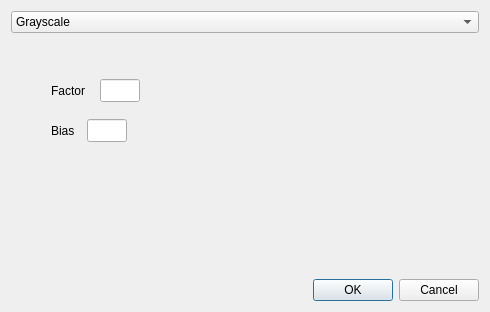
<?xml version="1.0" encoding="UTF-8"?>
<ui version="4.0">
 <class>AddFilterDialog</class>
 <widget class="QDialog" name="AddFilterDialog">
  <property name="windowModality">
   <enum>Qt::ApplicationModal</enum>
  </property>
  <property name="geometry">
   <rect>
    <x>0</x>
    <y>0</y>
    <width>490</width>
    <height>312</height>
   </rect>
  </property>
  <property name="windowTitle">
   <string>Dialog</string>
  </property>
  <layout class="QGridLayout" name="gridLayout">
   <item row="0" column="0">
    <layout class="QVBoxLayout" name="verticalLayout">
     <item>
      <widget class="QComboBox" name="comboBox">
       <item>
        <property name="text">
         <string>Grayscale</string>
        </property>
       </item>
       <item>
        <property name="text">
         <string>Sepia</string>
        </property>
       </item>
       <item>
        <property name="text">
         <string>Color Inversion</string>
        </property>
       </item>
       <item>
        <property name="text">
         <string>Transformation</string>
        </property>
       </item>
       <item>
        <property name="text">
         <string>Convolution 2D</string>
        </property>
       </item>
       <item>
        <property name="text">
         <string>Separable Convolution 2D</string>
        </property>
       </item>
       <item>
        <property name="text">
         <string>Sobel Operator</string>
        </property>
       </item>
       <item>
        <property name="text">
         <string>Embossing</string>
        </property>
       </item>
       <item>
        <property name="text">
         <string>Difference of Gaussians</string>
        </property>
       </item>
      </widget>
     </item>
     <item>
      <widget class="QStackedWidget" name="stackedWidget">
       <property name="currentIndex">
        <number>8</number>
       </property>
       <widget class="QWidget" name="pgGrayscale">
        <layout class="QGridLayout" name="gridLayout_2">
         <item row="0" column="0">
          <widget class="QLabel" name="label_2">
           <property name="text">
            <string>Grayscale filter accepts no additional arguments.</string>
           </property>
          </widget>
         </item>
        </layout>
       </widget>
       <widget class="QWidget" name="pgSepia">
        <layout class="QGridLayout" name="gridLayout_4">
         <item row="0" column="0">
          <widget class="QLabel" name="label_3">
           <property name="text">
            <string>Sepia filter accepts no additional arguments.</string>
           </property>
          </widget>
         </item>
        </layout>
       </widget>
       <widget class="QWidget" name="pgColorInvert">
        <layout class="QGridLayout" name="gridLayout_5">
         <item row="0" column="0">
          <widget class="QLabel" name="label_4">
           <property name="text">
            <string>Color inversion filter accepts no additional arguments.</string>
           </property>
          </widget>
         </item>
        </layout>
       </widget>
       <widget class="QWidget" name="psTransform">
        <layout class="QGridLayout" name="gridLayout_3">
         <item row="1" column="0">
          <spacer name="verticalSpacer_2">
           <property name="orientation">
            <enum>Qt::Vertical</enum>
           </property>
           <property name="sizeHint" stdset="0">
            <size>
             <width>20</width>
             <height>40</height>
            </size>
           </property>
          </spacer>
         </item>
         <item row="0" column="2">
          <layout class="QVBoxLayout" name="verticalLayout_2">
           <property name="spacing">
            <number>1</number>
           </property>
           <item>
            <layout class="QHBoxLayout" name="horizontalLayout_2">
             <property name="spacing">
              <number>1</number>
             </property>
             <item>
              <widget class="QLineEdit" name="leTrans1">
               <property name="maximumSize">
                <size>
                 <width>40</width>
                 <height>30</height>
                </size>
               </property>
              </widget>
             </item>
             <item>
              <widget class="QLineEdit" name="leTrans2">
               <property name="maximumSize">
                <size>
                 <width>40</width>
                 <height>30</height>
                </size>
               </property>
              </widget>
             </item>
             <item>
              <widget class="QLineEdit" name="leTrans3">
               <property name="maximumSize">
                <size>
                 <width>40</width>
                 <height>30</height>
                </size>
               </property>
              </widget>
             </item>
            </layout>
           </item>
           <item>
            <layout class="QHBoxLayout" name="horizontalLayout">
             <property name="spacing">
              <number>1</number>
             </property>
             <item>
              <widget class="QLineEdit" name="leTrans4">
               <property name="maximumSize">
                <size>
                 <width>40</width>
                 <height>30</height>
                </size>
               </property>
              </widget>
             </item>
             <item>
              <widget class="QLineEdit" name="leTrans5">
               <property name="maximumSize">
                <size>
                 <width>40</width>
                 <height>30</height>
                </size>
               </property>
              </widget>
             </item>
             <item>
              <widget class="QLineEdit" name="leTrans6">
               <property name="maximumSize">
                <size>
                 <width>40</width>
                 <height>30</height>
                </size>
               </property>
              </widget>
             </item>
            </layout>
           </item>
          </layout>
         </item>
         <item row="0" column="0">
          <widget class="QLabel" name="label">
           <property name="minimumSize">
            <size>
             <width>150</width>
             <height>0</height>
            </size>
           </property>
           <property name="text">
            <string>Transformation matrix</string>
           </property>
           <property name="wordWrap">
            <bool>true</bool>
           </property>
          </widget>
         </item>
         <item row="0" column="1">
          <spacer name="horizontalSpacer_2">
           <property name="orientation">
            <enum>Qt::Horizontal</enum>
           </property>
           <property name="sizeHint" stdset="0">
            <size>
             <width>40</width>
             <height>20</height>
            </size>
           </property>
          </spacer>
         </item>
        </layout>
       </widget>
       <widget class="QWidget" name="psConvolution2D">
        <layout class="QGridLayout" name="gridLayout_6">
         <item row="0" column="0">
          <layout class="QVBoxLayout" name="verticalLayout_3">
           <item>
            <widget class="QLabel" name="label_6">
             <property name="text">
              <string>Kernel size</string>
             </property>
            </widget>
           </item>
           <item>
            <widget class="QSpinBox" name="spConvKernelSize"/>
           </item>
           <item>
            <spacer name="verticalSpacer">
             <property name="orientation">
              <enum>Qt::Vertical</enum>
             </property>
             <property name="sizeHint" stdset="0">
              <size>
               <width>20</width>
               <height>40</height>
              </size>
             </property>
            </spacer>
           </item>
          </layout>
         </item>
         <item row="0" column="1">
          <layout class="QVBoxLayout" name="verticalLayout_4">
           <item>
            <widget class="QLabel" name="lblHorizKernel_2">
             <property name="text">
              <string>Convolution kernel</string>
             </property>
            </widget>
           </item>
           <item>
            <widget class="QTableWidget" name="tabConvKernel">
             <property name="sizeAdjustPolicy">
              <enum>QAbstractScrollArea::AdjustIgnored</enum>
             </property>
             <property name="rowCount">
              <number>1</number>
             </property>
             <attribute name="horizontalHeaderVisible">
              <bool>false</bool>
             </attribute>
             <attribute name="horizontalHeaderDefaultSectionSize">
              <number>40</number>
             </attribute>
             <attribute name="horizontalHeaderHighlightSections">
              <bool>false</bool>
             </attribute>
             <attribute name="verticalHeaderVisible">
              <bool>false</bool>
             </attribute>
             <attribute name="verticalHeaderHighlightSections">
              <bool>false</bool>
             </attribute>
             <row/>
            </widget>
           </item>
          </layout>
         </item>
        </layout>
       </widget>
       <widget class="QWidget" name="psSeparableconv2d">
        <layout class="QVBoxLayout" name="verticalLayout_8">
         <item>
          <layout class="QHBoxLayout" name="horizontalLayout_3">
           <item>
            <layout class="QVBoxLayout" name="verticalLayout_7">
             <item>
              <widget class="QLabel" name="label_5">
               <property name="text">
                <string>Kernel size</string>
               </property>
              </widget>
             </item>
             <item>
              <widget class="QSpinBox" name="spKernelSize"/>
             </item>
            </layout>
           </item>
           <item>
            <spacer name="horizontalSpacer">
             <property name="orientation">
              <enum>Qt::Horizontal</enum>
             </property>
             <property name="sizeHint" stdset="0">
              <size>
               <width>40</width>
               <height>20</height>
              </size>
             </property>
            </spacer>
           </item>
          </layout>
         </item>
         <item>
          <layout class="QVBoxLayout" name="verticalLayout_6">
           <item>
            <widget class="QLabel" name="lblHorizKernel">
             <property name="text">
              <string>Horizontal kernel</string>
             </property>
            </widget>
           </item>
           <item>
            <widget class="QTableWidget" name="tabHorizKernel">
             <property name="maximumSize">
              <size>
               <width>16777215</width>
               <height>30</height>
              </size>
             </property>
             <property name="rowCount">
              <number>1</number>
             </property>
             <attribute name="horizontalHeaderVisible">
              <bool>false</bool>
             </attribute>
             <attribute name="horizontalHeaderDefaultSectionSize">
              <number>40</number>
             </attribute>
             <attribute name="horizontalHeaderHighlightSections">
              <bool>false</bool>
             </attribute>
             <attribute name="verticalHeaderVisible">
              <bool>false</bool>
             </attribute>
             <attribute name="verticalHeaderHighlightSections">
              <bool>false</bool>
             </attribute>
             <row/>
            </widget>
           </item>
          </layout>
         </item>
         <item>
          <layout class="QVBoxLayout" name="verticalLayout_5">
           <item>
            <widget class="QLabel" name="lblVericalKernel">
             <property name="text">
              <string>Vertical Kernel</string>
             </property>
            </widget>
           </item>
           <item>
            <widget class="QTableWidget" name="tabVerticalKernel">
             <property name="maximumSize">
              <size>
               <width>16777215</width>
               <height>30</height>
              </size>
             </property>
             <property name="rowCount">
              <number>1</number>
             </property>
             <attribute name="horizontalHeaderVisible">
              <bool>false</bool>
             </attribute>
             <attribute name="horizontalHeaderDefaultSectionSize">
              <number>40</number>
             </attribute>
             <attribute name="horizontalHeaderHighlightSections">
              <bool>false</bool>
             </attribute>
             <attribute name="verticalHeaderVisible">
              <bool>false</bool>
             </attribute>
             <attribute name="verticalHeaderHighlightSections">
              <bool>false</bool>
             </attribute>
             <row/>
            </widget>
           </item>
          </layout>
         </item>
        </layout>
       </widget>
       <widget class="QWidget" name="pgSobel">
        <layout class="QGridLayout" name="gridLayout_7">
         <item row="0" column="0">
          <widget class="QLabel" name="label_9">
           <property name="text">
            <string>Sobel operator accepts no additional arguments.</string>
           </property>
          </widget>
         </item>
        </layout>
       </widget>
       <widget class="QWidget" name="pgEmboss">
        <layout class="QVBoxLayout" name="verticalLayout_9">
         <item>
          <layout class="QHBoxLayout" name="horizontalLayout_4">
           <item>
            <widget class="QLabel" name="label_7">
             <property name="text">
              <string>Gray level</string>
             </property>
            </widget>
           </item>
           <item>
            <widget class="QDoubleSpinBox" name="sbEmbossGrayLvl">
             <property name="singleStep">
              <double>0.250000000000000</double>
             </property>
            </widget>
           </item>
          </layout>
         </item>
         <item>
          <layout class="QHBoxLayout" name="horizontalLayout_5">
           <item>
            <widget class="QLabel" name="label_8">
             <property name="text">
              <string>Size</string>
             </property>
            </widget>
           </item>
           <item>
            <widget class="QComboBox" name="cbEmbossSize">
             <item>
              <property name="text">
               <string>Normal (3x3)</string>
              </property>
             </item>
             <item>
              <property name="text">
               <string>Large(5x5)</string>
              </property>
             </item>
            </widget>
           </item>
          </layout>
         </item>
         <item>
          <spacer name="verticalSpacer_3">
           <property name="orientation">
            <enum>Qt::Vertical</enum>
           </property>
           <property name="sizeHint" stdset="0">
            <size>
             <width>20</width>
             <height>40</height>
            </size>
           </property>
          </spacer>
         </item>
        </layout>
       </widget>
       <widget class="QWidget" name="pgDoG">
        <widget class="QWidget" name="layoutWidget">
         <property name="geometry">
          <rect>
           <x>40</x>
           <y>40</y>
           <width>89</width>
           <height>23</height>
          </rect>
         </property>
         <layout class="QHBoxLayout" name="horizontalLayout_6">
          <item>
           <widget class="QLabel" name="label_10">
            <property name="text">
             <string>Factor</string>
            </property>
           </widget>
          </item>
          <item>
           <widget class="QLineEdit" name="leDoGFactor">
            <property name="maximumSize">
             <size>
              <width>40</width>
              <height>30</height>
             </size>
            </property>
           </widget>
          </item>
         </layout>
        </widget>
        <widget class="QWidget" name="layoutWidget">
         <property name="geometry">
          <rect>
           <x>40</x>
           <y>80</y>
           <width>76</width>
           <height>23</height>
          </rect>
         </property>
         <layout class="QHBoxLayout" name="horizontalLayout_7">
          <item>
           <widget class="QLabel" name="label_11">
            <property name="text">
             <string>Bias</string>
            </property>
           </widget>
          </item>
          <item>
           <widget class="QLineEdit" name="leDoGBias">
            <property name="maximumSize">
             <size>
              <width>40</width>
              <height>30</height>
             </size>
            </property>
           </widget>
          </item>
         </layout>
        </widget>
       </widget>
      </widget>
     </item>
     <item>
      <widget class="QDialogButtonBox" name="buttonBox">
       <property name="orientation">
        <enum>Qt::Horizontal</enum>
       </property>
       <property name="standardButtons">
        <set>QDialogButtonBox::Cancel|QDialogButtonBox::Ok</set>
       </property>
      </widget>
     </item>
    </layout>
   </item>
  </layout>
 </widget>
 <resources/>
 <connections>
  <connection>
   <sender>buttonBox</sender>
   <signal>accepted()</signal>
   <receiver>AddFilterDialog</receiver>
   <slot>accept()</slot>
   <hints>
    <hint type="sourcelabel">
     <x>262</x>
     <y>371</y>
    </hint>
    <hint type="destinationlabel">
     <x>157</x>
     <y>202</y>
    </hint>
   </hints>
  </connection>
  <connection>
   <sender>buttonBox</sender>
   <signal>rejected()</signal>
   <receiver>AddFilterDialog</receiver>
   <slot>reject()</slot>
   <hints>
    <hint type="sourcelabel">
     <x>293</x>
     <y>371</y>
    </hint>
    <hint type="destinationlabel">
     <x>286</x>
     <y>202</y>
    </hint>
   </hints>
  </connection>
  <connection>
   <sender>comboBox</sender>
   <signal>currentIndexChanged(int)</signal>
   <receiver>stackedWidget</receiver>
   <slot>setCurrentIndex(int)</slot>
   <hints>
    <hint type="sourcelabel">
     <x>98</x>
     <y>29</y>
    </hint>
    <hint type="destinationlabel">
     <x>90</x>
     <y>59</y>
    </hint>
   </hints>
  </connection>
 </connections>
</ui>
